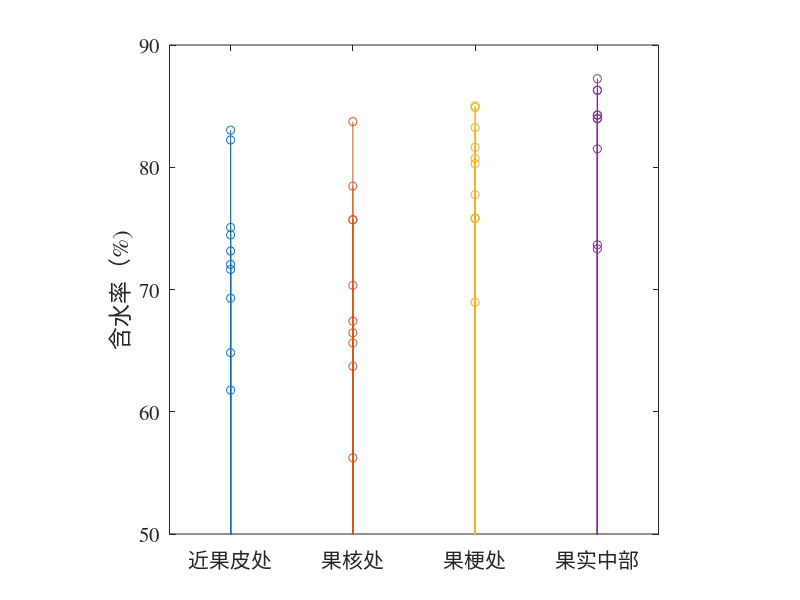
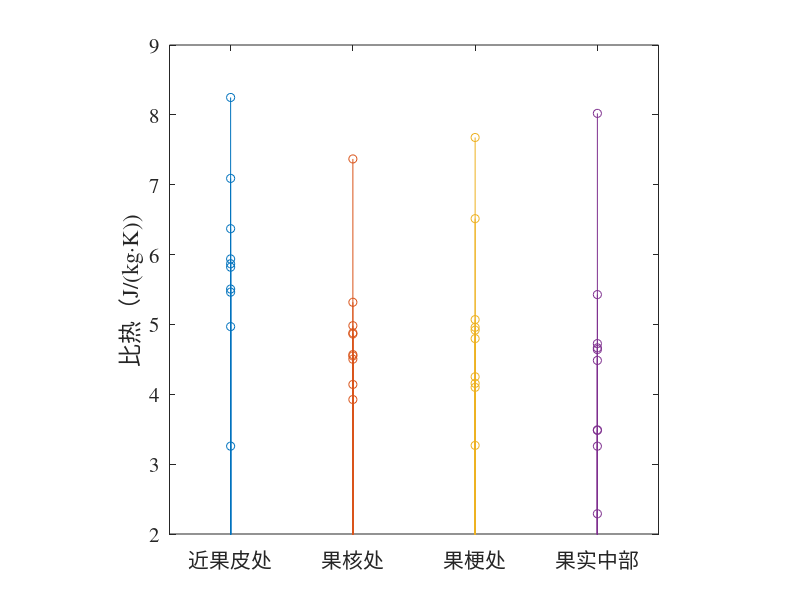

The MATLAB source for these figures, in order:
%the 2nd fig
c1=[1 1 1 1 1 1 1 1 1 1];
d1=[0.648305806	0.744661096	0.822299652	0.731483905	0.692895605	0.75080171	0.617696582	0.720520943	0.830390335	0.716395864];
c2=[2	2	2	2	2	2	2	2	2	2];
d2=[0.674150783	0.656220848	0.83734072	0.757099227	0.562355342	0.63718158	0.664576803	0.784565916	0.70341751	0.757082717];
c3=[3	3	3	3	3	3	3	3	3	3];
d3=[0.832450832	0.850220264	0.816283925	0.777565328	0.689467312	0.757919135	0.803008799	0.807179487	0.758664955	0.848884381];
c4=[4	4	4	4	4	4	4	4	4	4];
d4=[0.733243968	0.839867659	0.862998102	0.862998102	0.736573759	0.872432246	0.839668616	0.842680047	0.842680047	0.815033784];
c=[c1 c2 c3 c4];
d=[d1 d2 d3 d4];
figure;
stem(c1,d1*100);
hold on
stem(c2,d2*100);
stem(c3,d3*100);
stem(c4,d4*100);
hold off
%stem(c1,d1,c2,d2,c3,d3,c4,d4);
axis([0.5 4.5 50 90])
%legend('近果皮处','果核处','果梗处','果实中部'); 
set(gca, 'XTick', [1 2 3 4]) %设置X坐标轴刻度数据点位置
set(gca,'xticklabel',{'近果皮处','果核处','果梗处','果实中部'})
axis square
ylabel('含水率（%)') %右侧y轴
set(gca,'fontsize',15,'fontname','Times')

%the 3rd fig
c1=[1 1 1 1 1 1 1 1 1 1];
d1=[3.257872022	5.506544783	4.968796504	5.461913151	5.8683261	6.370502821	8.24883893	7.090487842	5.93758546	5.820002733];
c2=[2	2	2	2	2	2	2	2	2	2];
d2=[4.140873545	4.502385182	3.925120773	7.369061549	4.568866445	4.86314886	4.879432257	4.549248718	5.317336211	4.982420708];
c3=[3	3	3	3	3	3	3	3	3	3];
d3=[4.09934089	7.675998153	3.268325924	5.068961881	4.917924829	4.79704362	6.51409362	4.958814096	4.156369516	4.250897155];
c4=[4	4	4	4	4	4	4	4	4	4];
d4=[3.257354964	2.289720514	4.484726696	5.427108752	8.021412171	4.725673862	3.48271274	3.490955534	4.664595372	4.639801822];
c=[c1 c2 c3 c4];
d=[d1 d2 d3 d4];
figure;
stem(c1,d1);
hold on
stem(c2,d2);
stem(c3,d3);
stem(c4,d4);
hold off
%stem(c1,d1,c2,d2,c3,d3,c4,d4);
axis([0.5 4.5 2 9])
%legend('近果皮处','果核处','果梗处','果实中部'); 
set(gca, 'XTick', [1 2 3 4]) %设置X坐标轴刻度数据点位置
set(gca,'xticklabel',{'近果皮处','果核处','果梗处','果实中部'})
axis square
ylabel('比热（J/(kg·K))') %右侧y轴
set(gca,'fontsize',15,'fontname','Times')